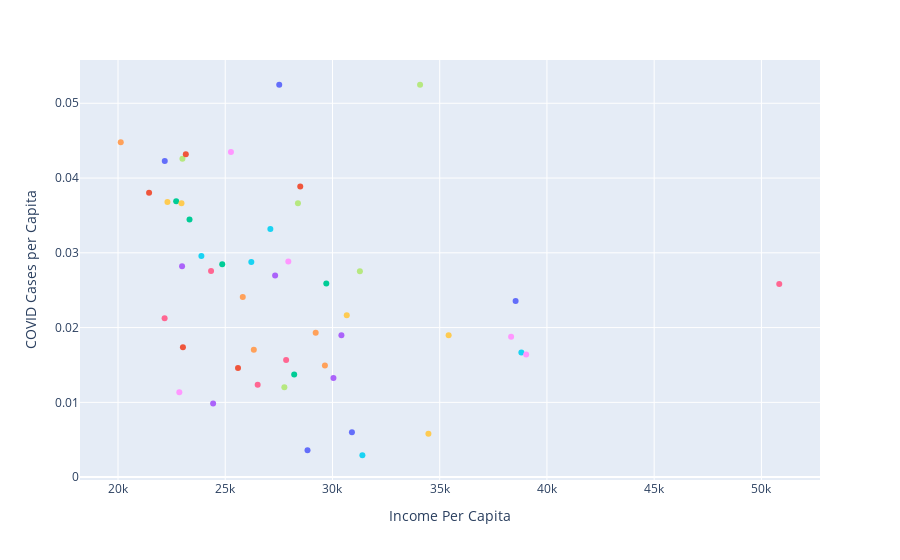

Here is the notebook cell this chart was saved with:
### Markdown cell above
**Political Affiliation**
- vote % and covid infection rates **(mapping of counties with bubble size showing rate)**  DONE
   - use color coding to show rep/dem

- swing yes/no to democrat and covid infection rates **(bar graph)**
- swing yes/no to republican and covid deaths **(bar graph)**

**Race**
- race and covid infection rates **(scatter plot?)**
- race and covid deaths **(scatter plot?)**

**Employment Level**
- employment rate and covid infection rates **(scatter plot)**
- employment rate and covid death rates **(scatter plot)**
- unemployment rate and covid infection rates **(scatter plot)**
- employment rate and covid death rates **(scatter plot)**

**Wealth**
- income (or per capita) and covid infection and death rates
- poverty rate and covid infection and death rates

**Employment Type**
- work type and covid infection and death rates **(bar graph)**

### Code cell
# add bubble sizing with '% Δ in Dem. Votes'
# make another scatter plot next to it but with '% Δ in Rep. Votes'

fig1 = states_only.plot.scatter(x='Income Per Capita', y='COVID Cases per Capita', color='blue',)
fig1

fig = px.scatter(states_only, x='Income Per Capita', y='COVID Cases per Capita', color='state')
fig.layout.update(showlegend=False)
fig.show()

### Figure 1 — Plotly figure (JSON) as saved in the notebook; plotly's stock layout.template omitted (floating-point values rounded to 4 significant figures)
{"data": [{"hovertemplate": "state=AL<br>Income Per Capita=%{x}<br>COVID Cases per Capita=%{y}<extra></extra>", "legendgroup": "AL", "marker": {"color": "#636efa", "symbol": "circle"}, "mode": "markers", "name": "AL", "orientation": "v", "showlegend": true, "type": "scatter", "x": [22180.0], "xaxis": "x", "y": [0.04229], "yaxis": "y"}, {"hovertemplate": "state=AR<br>Income Per Capita=%{x}<br>COVID Cases per Capita=%{y}<extra></extra>", "legendgroup": "AR", "marker": {"color": "#EF553B", "symbol": "circle"}, "mode": "markers", "name": "AR", "orientation": "v", "showlegend": true, "type": "scatter", "x": [21450.0], "xaxis": "x", "y": [0.03805], "yaxis": "y"}, {"hovertemplate": "state=AZ<br>Income Per Capita=%{x}<br>COVID Cases per Capita=%{y}<extra></extra>", "legendgroup": "AZ", "marker": {"color": "#00cc96", "symbol": "circle"}, "mode": "markers", "name": "AZ", "orientation": "v", "showlegend": true, "type": "scatter", "x": [22710.0], "xaxis": "x", "y": [0.03688], "yaxis": "y"}, {"hovertemplate": "state=CA<br>Income Per Capita=%{x}<br>COVID Cases per Capita=%{y}<extra></extra>", "legendgroup": "CA", "marker": {"color": "#ab63fa", "symbol": "circle"}, "mode": "markers", "name": "CA", "orientation": "v", "showlegend": true, "type": "scatter", "x": [30420.0], "xaxis": "x", "y": [0.01898], "yaxis": "y"}, {"hovertemplate": "state=CO<br>Income Per Capita=%{x}<br>COVID Cases per Capita=%{y}<extra></extra>", "legendgroup": "CO", "marker": {"color": "#FFA15A", "symbol": "circle"}, "mode": "markers", "name": "CO", "orientation": "v", "showlegend": true, "type": "scatter", "x": [29650.0], "xaxis": "x", "y": [0.01492], "yaxis": "y"}, {"hovertemplate": "state=CT<br>Income Per Capita=%{x}<br>COVID Cases per Capita=%{y}<extra></extra>", "legendgroup": "CT", "marker": {"color": "#19d3f3", "symbol": "circle"}, "mode": "markers", "name": "CT", "orientation": "v", "showlegend": true, "type": "scatter", "x": [38810.0], "xaxis": "x", "y": [0.01668], "yaxis": "y"}, {"hovertemplate": "state=DC<br>Income Per Capita=%{x}<br>COVID Cases per Capita=%{y}<extra></extra>", "legendgroup": "DC", "marker": {"color": "#FF6692", "symbol": "circle"}, "mode": "markers", "name": "DC", "orientation": "v", "showlegend": true, "type": "scatter", "x": [50832], "xaxis": "x", "y": [0.02583], "yaxis": "y"}, {"hovertemplate": "state=DE<br>Income Per Capita=%{x}<br>COVID Cases per Capita=%{y}<extra></extra>", "legendgroup": "DE", "marker": {"color": "#B6E880", "symbol": "circle"}, "mode": "markers", "name": "DE", "orientation": "v", "showlegend": true, "type": "scatter", "x": [31280.0], "xaxis": "x", "y": [0.02754], "yaxis": "y"}, {"hovertemplate": "state=FL<br>Income Per Capita=%{x}<br>COVID Cases per Capita=%{y}<extra></extra>", "legendgroup": "FL", "marker": {"color": "#FF97FF", "symbol": "circle"}, "mode": "markers", "name": "FL", "orientation": "v", "showlegend": true, "type": "scatter", "x": [25270.0], "xaxis": "x", "y": [0.04349], "yaxis": "y"}, {"hovertemplate": "state=GA<br>Income Per Capita=%{x}<br>COVID Cases per Capita=%{y}<extra></extra>", "legendgroup": "GA", "marker": {"color": "#FECB52", "symbol": "circle"}, "mode": "markers", "name": "GA", "orientation": "v", "showlegend": true, "type": "scatter", "x": [22310.0], "xaxis": "x", "y": [0.0368], "yaxis": "y"}, {"hovertemplate": "state=HI<br>Income Per Capita=%{x}<br>COVID Cases per Capita=%{y}<extra></extra>", "legendgroup": "HI", "marker": {"color": "#636efa", "symbol": "circle"}, "mode": "markers", "name": "HI", "orientation": "v", "showlegend": true, "type": "scatter", "x": [30910.0], "xaxis": "x", "y": [0.006012], "yaxis": "y"}, {"hovertemplate": "state=IA<br>Income Per Capita=%{x}<br>COVID Cases per Capita=%{y}<extra></extra>", "legendgroup": "IA", "marker": {"color": "#EF553B", "symbol": "circle"}, "mode": "markers", "name": "IA", "orientation": "v", "showlegend": true, "type": "scatter", "x": [28500.0], "xaxis": "x", "y": [0.03886], "yaxis": "y"}, {"hovertemplate": "state=ID<br>Income Per Capita=%{x}<br>COVID Cases per Capita=%{y}<extra></extra>", "legendgroup": "ID", "marker": {"color": "#00cc96", "symbol": "circle"}, "mode": "markers", "name": "ID", "orientation": "v", "showlegend": true, "type": "scatter", "x": [23335], "xaxis": "x", "y": [0.03447], "yaxis": "y"}, {"hovertemplate": "state=IL<br>Income Per Capita=%{x}<br>COVID Cases per Capita=%{y}<extra></extra>", "legendgroup": "IL", "marker": {"color": "#ab63fa", "symbol": "circle"}, "mode": "markers", "name": "IL", "orientation": "v", "showlegend": true, "type": "scatter", "x": [27330.0], "xaxis": "x", "y": [0.02697], "yaxis": "y"}, {"hovertemplate": "state=IN<br>Income Per Capita=%{x}<br>COVID Cases per Capita=%{y}<extra></extra>", "legendgroup": "IN", "marker": {"color": "#FFA15A", "symbol": "circle"}, "mode": "markers", "name": "IN", "orientation": "v", "showlegend": true, "type": "scatter", "x": [25820.0], "xaxis": "x", "y": [0.02409], "yaxis": "y"}, {"hovertemplate": "state=KS<br>Income Per Capita=%{x}<br>COVID Cases per Capita=%{y}<extra></extra>", "legendgroup": "KS", "marker": {"color": "#19d3f3", "symbol": "circle"}, "mode": "markers", "name": "KS", "orientation": "v", "showlegend": true, "type": "scatter", "x": [26220.0], "xaxis": "x", "y": [0.02877], "yaxis": "y"}, {"hovertemplate": "state=KY<br>Income Per Capita=%{x}<br>COVID Cases per Capita=%{y}<extra></extra>", "legendgroup": "KY", "marker": {"color": "#FF6692", "symbol": "circle"}, "mode": "markers", "name": "KY", "orientation": "v", "showlegend": true, "type": "scatter", "x": [22170.0], "xaxis": "x", "y": [0.02125], "yaxis": "y"}, {"hovertemplate": "state=LA<br>Income Per Capita=%{x}<br>COVID Cases per Capita=%{y}<extra></extra>", "legendgroup": "LA", "marker": {"color": "#B6E880", "symbol": "circle"}, "mode": "markers", "name": "LA", "orientation": "v", "showlegend": true, "type": "scatter", "x": [23000.0], "xaxis": "x", "y": [0.04257], "yaxis": "y"}, {"hovertemplate": "state=MA<br>Income Per Capita=%{x}<br>COVID Cases per Capita=%{y}<extra></extra>", "legendgroup": "MA", "marker": {"color": "#FF97FF", "symbol": "circle"}, "mode": "markers", "name": "MA", "orientation": "v", "showlegend": true, "type": "scatter", "x": [39030.0], "xaxis": "x", "y": [0.01639], "yaxis": "y"}, {"hovertemplate": "state=MD<br>Income Per Capita=%{x}<br>COVID Cases per Capita=%{y}<extra></extra>", "legendgroup": "MD", "marker": {"color": "#FECB52", "symbol": "circle"}, "mode": "markers", "name": "MD", "orientation": "v", "showlegend": true, "type": "scatter", "x": [35420.0], "xaxis": "x", "y": [0.01899], "yaxis": "y"}, {"hovertemplate": "state=ME<br>Income Per Capita=%{x}<br>COVID Cases per Capita=%{y}<extra></extra>", "legendgroup": "ME", "marker": {"color": "#636efa", "symbol": "circle"}, "mode": "markers", "name": "ME", "orientation": "v", "showlegend": true, "type": "scatter", "x": [28840.0], "xaxis": "x", "y": [0.003601], "yaxis": "y"}, {"hovertemplate": "state=MI<br>Income Per Capita=%{x}<br>COVID Cases per Capita=%{y}<extra></extra>", "legendgroup": "MI", "marker": {"color": "#EF553B", "symbol": "circle"}, "mode": "markers", "name": "MI", "orientation": "v", "showlegend": true, "type": "scatter", "x": [25600.0], "xaxis": "x", "y": [0.01458], "yaxis": "y"}, {"hovertemplate": "state=MN<br>Income Per Capita=%{x}<br>COVID Cases per Capita=%{y}<extra></extra>", "legendgroup": "MN", "marker": {"color": "#00cc96", "symbol": "circle"}, "mode": "markers", "name": "MN", "orientation": "v", "showlegend": true, "type": "scatter", "x": [29710.0], "xaxis": "x", "y": [0.0259], "yaxis": "y"}, {"hovertemplate": "state=MO<br>Income Per Capita=%{x}<br>COVID Cases per Capita=%{y}<extra></extra>", "legendgroup": "MO", "marker": {"color": "#ab63fa", "symbol": "circle"}, "mode": "markers", "name": "MO", "orientation": "v", "showlegend": true, "type": "scatter", "x": [22990.0], "xaxis": "x", "y": [0.02819], "yaxis": "y"}, {"hovertemplate": "state=MS<br>Income Per Capita=%{x}<br>COVID Cases per Capita=%{y}<extra></extra>", "legendgroup": "MS", "marker": {"color": "#FFA15A", "symbol": "circle"}, "mode": "markers", "name": "MS", "orientation": "v", "showlegend": true, "type": "scatter", "x": [20130.0], "xaxis": "x", "y": [0.04478], "yaxis": "y"}, {"hovertemplate": "state=MT<br>Income Per Capita=%{x}<br>COVID Cases per Capita=%{y}<extra></extra>", "legendgroup": "MT", "marker": {"color": "#19d3f3", "symbol": "circle"}, "mode": "markers", "name": "MT", "orientation": "v", "showlegend": true, "type": "scatter", "x": [27100.0], "xaxis": "x", "y": [0.03319], "yaxis": "y"}, {"hovertemplate": "state=NC<br>Income Per Capita=%{x}<br>COVID Cases per Capita=%{y}<extra></extra>", "legendgroup": "NC", "marker": {"color": "#FF6692", "symbol": "circle"}, "mode": "markers", "name": "NC", "orientation": "v", "showlegend": true, "type": "scatter", "x": [24340.0], "xaxis": "x", "y": [0.02757], "yaxis": "y"}, {"hovertemplate": "state=ND<br>Income Per Capita=%{x}<br>COVID Cases per Capita=%{y}<extra></extra>", "legendgroup": "ND", "marker": {"color": "#B6E880", "symbol": "circle"}, "mode": "markers", "name": "ND", "orientation": "v", "showlegend": true, "type": "scatter", "x": [34080.0], "xaxis": "x", "y": [0.05247], "yaxis": "y"}, {"hovertemplate": "state=NE<br>Income Per Capita=%{x}<br>COVID Cases per Capita=%{y}<extra></extra>", "legendgroup": "NE", "marker": {"color": "#FF97FF", "symbol": "circle"}, "mode": "markers", "name": "NE", "orientation": "v", "showlegend": true, "type": "scatter", "x": [27940.0], "xaxis": "x", "y": [0.02885], "yaxis": "y"}, {"hovertemplate": "state=NH<br>Income Per Capita=%{x}<br>COVID Cases per Capita=%{y}<extra></extra>", "legendgroup": "NH", "marker": {"color": "#FECB52", "symbol": "circle"}, "mode": "markers", "name": "NH", "orientation": "v", "showlegend": true, "type": "scatter", "x": [34470.0], "xaxis": "x", "y": [0.005811], "yaxis": "y"}, {"hovertemplate": "state=NJ<br>Income Per Capita=%{x}<br>COVID Cases per Capita=%{y}<extra></extra>", "legendgroup": "NJ", "marker": {"color": "#636efa", "symbol": "circle"}, "mode": "markers", "name": "NJ", "orientation": "v", "showlegend": true, "type": "scatter", "x": [38540.0], "xaxis": "x", "y": [0.02355], "yaxis": "y"}, {"hovertemplate": "state=NM<br>Income Per Capita=%{x}<br>COVID Cases per Capita=%{y}<extra></extra>", "legendgroup": "NM", "marker": {"color": "#EF553B", "symbol": "circle"}, "mode": "markers", "name": "NM", "orientation": "v", "showlegend": true, "type": "scatter", "x": [23030.0], "xaxis": "x", "y": [0.01737], "yaxis": "y"}, {"hovertemplate": "state=NV<br>Income Per Capita=%{x}<br>COVID Cases per Capita=%{y}<extra></extra>", "legendgroup": "NV", "marker": {"color": "#00cc96", "symbol": "circle"}, "mode": "markers", "name": "NV", "orientation": "v", "showlegend": true, "type": "scatter", "x": [28220.0], "xaxis": "x", "y": [0.01372], "yaxis": "y"}, {"hovertemplate": "state=NY<br>Income Per Capita=%{x}<br>COVID Cases per Capita=%{y}<extra></extra>", "legendgroup": "NY", "marker": {"color": "#ab63fa", "symbol": "circle"}, "mode": "markers", "name": "NY", "orientation": "v", "showlegend": true, "type": "scatter", "x": [30050.0], "xaxis": "x", "y": [0.01327], "yaxis": "y"}, {"hovertemplate": "state=OH<br>Income Per Capita=%{x}<br>COVID Cases per Capita=%{y}<extra></extra>", "legendgroup": "OH", "marker": {"color": "#FFA15A", "symbol": "circle"}, "mode": "markers", "name": "OH", "orientation": "v", "showlegend": true, "type": "scatter", "x": [26330.0], "xaxis": "x", "y": [0.01705], "yaxis": "y"}, {"hovertemplate": "state=OK<br>Income Per Capita=%{x}<br>COVID Cases per Capita=%{y}<extra></extra>", "legendgroup": "OK", "marker": {"color": "#19d3f3", "symbol": "circle"}, "mode": "markers", "name": "OK", "orientation": "v", "showlegend": true, "type": "scatter", "x": [23890.0], "xaxis": "x", "y": [0.02958], "yaxis": "y"}, {"hovertemplate": "state=OR<br>Income Per Capita=%{x}<br>COVID Cases per Capita=%{y}<extra></extra>", "legendgroup": "OR", "marker": {"color": "#FF6692", "symbol": "circle"}, "mode": "markers", "name": "OR", "orientation": "v", "showlegend": true, "type": "scatter", "x": [26510.0], "xaxis": "x", "y": [0.01235], "yaxis": "y"}, {"hovertemplate": "state=PA<br>Income Per Capita=%{x}<br>COVID Cases per Capita=%{y}<extra></extra>", "legendgroup": "PA", "marker": {"color": "#B6E880", "symbol": "circle"}, "mode": "markers", "name": "PA", "orientation": "v", "showlegend": true, "type": "scatter", "x": [27760.0], "xaxis": "x", "y": [0.012], "yaxis": "y"}, {"hovertemplate": "state=RI<br>Income Per Capita=%{x}<br>COVID Cases per Capita=%{y}<extra></extra>", "legendgroup": "RI", "marker": {"color": "#FF97FF", "symbol": "circle"}, "mode": "markers", "name": "RI", "orientation": "v", "showlegend": true, "type": "scatter", "x": [38330.0], "xaxis": "x", "y": [0.01878], "yaxis": "y"}, {"hovertemplate": "state=SC<br>Income Per Capita=%{x}<br>COVID Cases per Capita=%{y}<extra></extra>", "legendgroup": "SC", "marker": {"color": "#FECB52", "symbol": "circle"}, "mode": "markers", "name": "SC", "orientation": "v", "showlegend": true, "type": "scatter", "x": [22960.0], "xaxis": "x", "y": [0.03662], "yaxis": "y"}, {"hovertemplate": "state=SD<br>Income Per Capita=%{x}<br>COVID Cases per Capita=%{y}<extra></extra>", "legendgroup": "SD", "marker": {"color": "#636efa", "symbol": "circle"}, "mode": "markers", "name": "SD", "orientation": "v", "showlegend": true, "type": "scatter", "x": [27520.0], "xaxis": "x", "y": [0.05248], "yaxis": "y"}, {"hovertemplate": "state=TN<br>Income Per Capita=%{x}<br>COVID Cases per Capita=%{y}<extra></extra>", "legendgroup": "TN", "marker": {"color": "#EF553B", "symbol": "circle"}, "mode": "markers", "name": "TN", "orientation": "v", "showlegend": true, "type": "scatter", "x": [23160.0], "xaxis": "x", "y": [0.04319], "yaxis": "y"}, {"hovertemplate": "state=TX<br>Income Per Capita=%{x}<br>COVID Cases per Capita=%{y}<extra></extra>", "legendgroup": "TX", "marker": {"color": "#00cc96", "symbol": "circle"}, "mode": "markers", "name": "TX", "orientation": "v", "showlegend": true, "type": "scatter", "x": [24860.0], "xaxis": "x", "y": [0.02847], "yaxis": "y"}, {"hovertemplate": "state=UT<br>Income Per Capita=%{x}<br>COVID Cases per Capita=%{y}<extra></extra>", "legendgroup": "UT", "marker": {"color": "#ab63fa", "symbol": "circle"}, "mode": "markers", "name": "UT", "orientation": "v", "showlegend": true, "type": "scatter", "x": [24430.0], "xaxis": "x", "y": [0.009843], "yaxis": "y"}, {"hovertemplate": "state=VA<br>Income Per Capita=%{x}<br>COVID Cases per Capita=%{y}<extra></extra>", "legendgroup": "VA", "marker": {"color": "#FFA15A", "symbol": "circle"}, "mode": "markers", "name": "VA", "orientation": "v", "showlegend": true, "type": "scatter", "x": [29220.0], "xaxis": "x", "y": [0.0193], "yaxis": "y"}, {"hovertemplate": "state=VT<br>Income Per Capita=%{x}<br>COVID Cases per Capita=%{y}<extra></extra>", "legendgroup": "VT", "marker": {"color": "#19d3f3", "symbol": "circle"}, "mode": "markers", "name": "VT", "orientation": "v", "showlegend": true, "type": "scatter", "x": [31390.0], "xaxis": "x", "y": [0.002926], "yaxis": "y"}, {"hovertemplate": "state=WA<br>Income Per Capita=%{x}<br>COVID Cases per Capita=%{y}<extra></extra>", "legendgroup": "WA", "marker": {"color": "#FF6692", "symbol": "circle"}, "mode": "markers", "name": "WA", "orientation": "v", "showlegend": true, "type": "scatter", "x": [27840.0], "xaxis": "x", "y": [0.01567], "yaxis": "y"}, {"hovertemplate": "state=WI<br>Income Per Capita=%{x}<br>COVID Cases per Capita=%{y}<extra></extra>", "legendgroup": "WI", "marker": {"color": "#B6E880", "symbol": "circle"}, "mode": "markers", "name": "WI", "orientation": "v", "showlegend": true, "type": "scatter", "x": [28390.0], "xaxis": "x", "y": [0.03663], "yaxis": "y"}, {"hovertemplate": "state=WV<br>Income Per Capita=%{x}<br>COVID Cases per Capita=%{y}<extra></extra>", "legendgroup": "WV", "marker": {"color": "#FF97FF", "symbol": "circle"}, "mode": "markers", "name": "WV", "orientation": "v", "showlegend": true, "type": "scatter", "x": [22860.0], "xaxis": "x", "y": [0.01135], "yaxis": "y"}, {"hovertemplate": "state=WY<br>Income Per Capita=%{x}<br>COVID Cases per Capita=%{y}<extra></extra>", "legendgroup": "WY", "marker": {"color": "#FECB52", "symbol": "circle"}, "mode": "markers", "name": "WY", "orientation": "v", "showlegend": true, "type": "scatter", "x": [30670.0], "xaxis": "x", "y": [0.02164], "yaxis": "y"}], "layout": {"legend": {"title": {"text": "state"}, "tracegroupgap": 0}, "margin": {"t": 60}, "showlegend": false, "xaxis": {"anchor": "y", "domain": [0, 1], "title": {"text": "Income Per Capita"}}, "yaxis": {"anchor": "x", "domain": [0, 1], "title": {"text": "COVID Cases per Capita"}}}}
